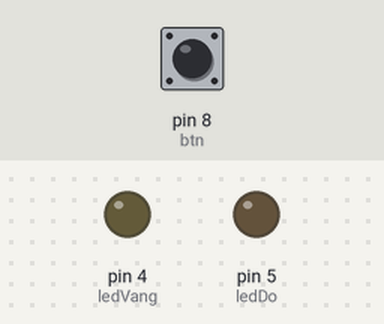
The sketch below on a simulated Arduino Uno, built with avr-gcc and run on an emulated ATmega328P. Shown: output pins drawn as LEDs (lit = HIGH). The test bench sets the inputs (shaded band); at power-on: pin 8 (btn) LOW.

Above: at 1.2 s.
1.3 s: pin 8 (btn) pulled HIGH for 0.15 s
At 2.4 s:
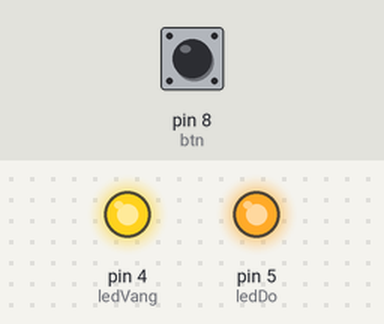
2.9 s: pin 8 (btn) pulled HIGH for 1 s
At 3.6 s:
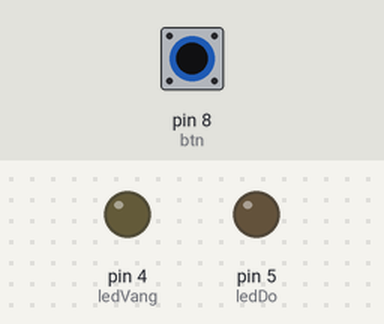
5.4 s: pin 8 (btn) pulled HIGH for 0.15 s
At 6.6 s:
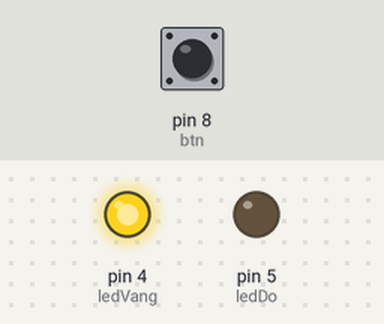
7.0 s: pin 8 (btn) pulled HIGH for 3.2 s
At 7.9 s:
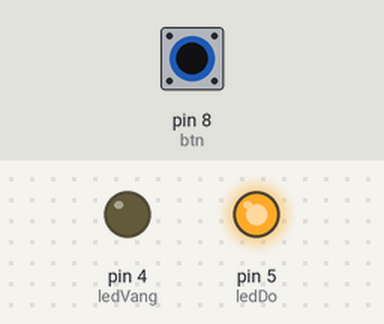
Timing chart, 0 to 10.0 s (numbered marks = the images above; inputs shaded):
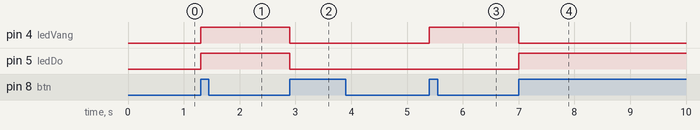

Measured:
- after the input at 1.3 s, pin 4 (ledVang), pin 5 (ledDo): LOW → HIGH at once
- after the input at 2.9 s, pin 4 (ledVang), pin 5 (ledDo): HIGH → LOW at once
- after the input at 5.4 s, pin 4 (ledVang): LOW → HIGH at once
- after the input at 7.0 s, pin 4 (ledVang): HIGH → LOW at once; pin 5 (ledDo): LOW → HIGH at once

The sketch:

th_baitap4.ino
```cpp
int ledDo =5;
int ledVang = 4;
int btn = 8;
int preBtn = LOW;
int dem = 0;
void setup() {
  pinMode(ledDo, OUTPUT);
  pinMode(ledVang, OUTPUT);
  pinMode(btn, INPUT);
}

void loop() {
  int curBtn = digitalRead(btn);
  if (curBtn == HIGH && preBtn == LOW){
    dem++;
  }
  preBtn = curBtn;
  switch(dem){
    case 1:
      digitalWrite(ledDo, HIGH);
      digitalWrite(ledVang, HIGH);
    break;
    case 2:
      digitalWrite(ledDo, LOW);
      digitalWrite(ledVang, LOW);
    break;
    case 3:
      digitalWrite(ledVang, HIGH);
    break;
    case 4:
      digitalWrite(ledDo, HIGH);
      digitalWrite(ledVang, LOW);
      dem=0;
    break;
  }
}
```
